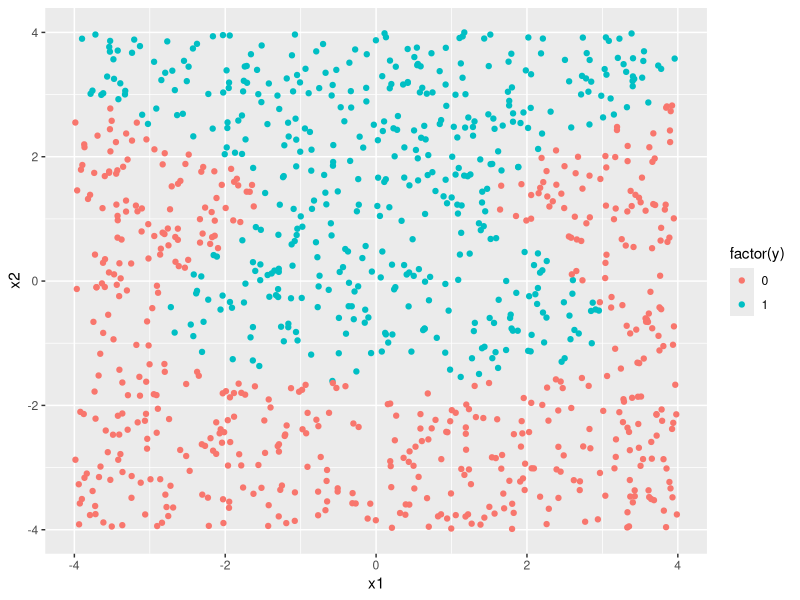

Generate this figure with R:
library(dplyr)
library(ggplot2)

n = 1000
X = matrix(0, nrow=n, ncol=2)
for (i in 1:n) {
  X[i,1] = runif(1, -4, 4)
  X[i,2] = runif(1, -4, 4)
}

y = 1*(X[,2] +2 > exp(.1*X[,1]**2 + sin(X[,2])))
df = data.frame(x1=X[,1], x2=X[,2],  y=y)
g = ggplot(data=df) + geom_point(aes(x=x1, y=x2, color=factor(y)))
print(g)

write.csv(df, "dataset.csv", row.names=FALSE)
